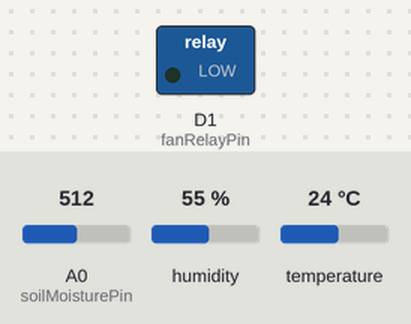
A sketch run on a simulated ESP8266 (NodeMCU). Shown: switched loads named in the sketch (green lamp = pin HIGH). The inputs (shaded band) are chosen by the test bench; at power-on: A0 (soilMoisturePin) = 512, humidity 55 %, temperature 24 °C. WiFi joins after 1.5 s; servers stay silent unless stated; uploads are accepted with an empty reply; what the sketch prints to the serial monitor is not drawn.

Above: at 0.1 s.
At 1.6 s:
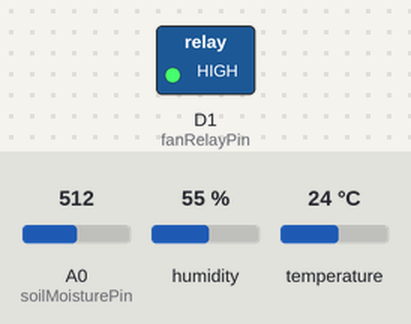
Timing chart, 0 to 3.1 s (numbered marks = the images above):
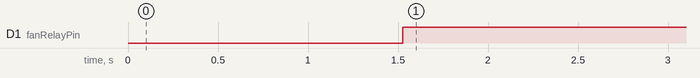

Measured:
- by itself, D1 (fanRelayPin): LOW → HIGH at 1.5 s

The sketch:

ESP.ino
```cpp
#include <DHT.h>
#include <ESP8266WiFi.h>
#include <ESP8266HTTPClient.h>

// WiFi credentials
const char* ssid = "POCO F3 GT";
const char* pass = "84218421";

// DHT sensor config
#define DHTPIN D4
DHT dht(DHTPIN, DHT11);

// Soil sensor
const int soilMoisturePin = A0;

// Fan
const int fanRelayPin = D1;
const float temperatureThreshold = 32.0;
int fanStatus = 0;

void setup() {
  Serial.begin(115200);
  dht.begin();
  pinMode(fanRelayPin, OUTPUT);
  digitalWrite(fanRelayPin, LOW);

  WiFi.begin(ssid, pass);
  int attempts = 0;
  while (WiFi.status() != WL_CONNECTED && attempts < 30) {
    delay(500);
    Serial.print(".");
    attempts++;
  }
  if (WiFi.status() == WL_CONNECTED) {
    Serial.println("\nWiFi connected");
  } else {
    Serial.println("\nWiFi not connected");
  }
}

void loop() {
  float temperature = dht.readTemperature();
  float humidity = dht.readHumidity();
  int soilMoistureValue = analogRead(soilMoisturePin);

  if (isnan(humidity) || isnan(temperature)) {
    Serial.println("Failed to read from DHT sensor!");
    return;
  }

  // Fan control logic
  if (temperature > temperatureThreshold) {
    digitalWrite(fanRelayPin, LOW);
    fanStatus = 1;
  } else {
    digitalWrite(fanRelayPin, HIGH);
    fanStatus = 0;
  }

  if (WiFi.status() == WL_CONNECTED) {
    WiFiClient client;
    HTTPClient http;
    http.begin(client, "http://10.38.138.242:5000/iot-data");  // Replace with your PC's IP
    http.addHeader("Content-Type", "application/json");

    String jsonData = "{";
    jsonData += "\"temperature\":" + String(temperature, 2) + ",";
    jsonData += "\"humidity\":" + String(humidity, 2) + ",";
    jsonData += "\"soil_moisture\":" + String(soilMoistureValue) + ",";
    jsonData += "\"fan_status\":" + String(fanStatus);
    jsonData += "}";

    int httpCode = http.POST(jsonData);
    Serial.println("POST response code: " + String(httpCode));
    http.end();
  }

  delay(15000); // Same as ThingSpeak free tier
}
```
